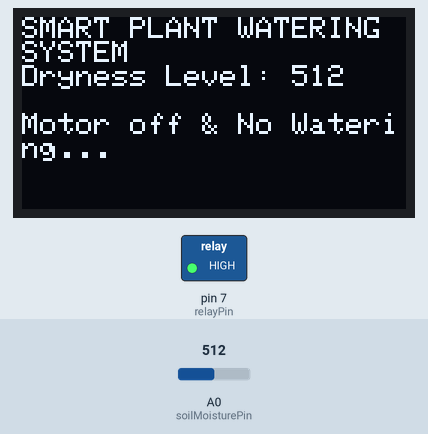
A sketch run on a simulated Arduino Uno, built with avr-gcc and run on an emulated ATmega328P. On the bench: 128×64 one-colour display, switched loads named in the sketch (green lamp = pin HIGH). The test bench sets the inputs (shaded band); at power-on: A0 (soilMoisturePin) = 512. The display library's start-up logo is not drawn; what the sketch prints to the serial monitor is not drawn.

Above: at 3.2 s.
3.3 s: A0 (soilMoisturePin) set to 690
At 5.1 s:
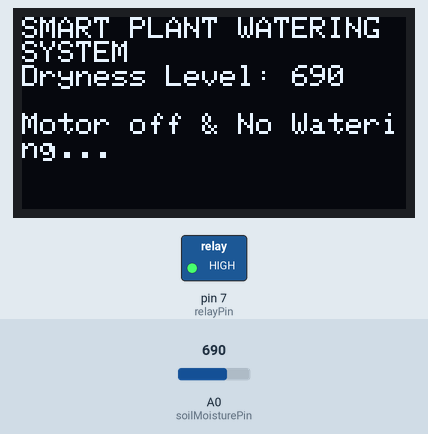
5.6 s: A0 (soilMoisturePin) set to 713
At 6.5 s:
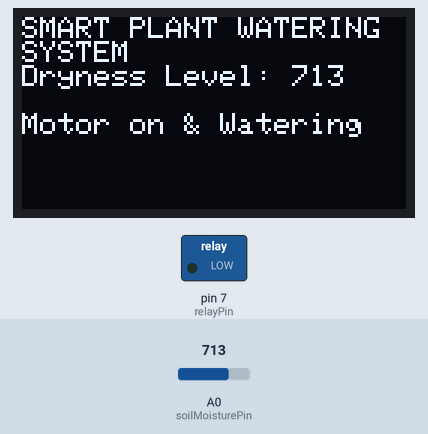
7.7 s: A0 (soilMoisturePin) set to 900
At 9.2 s:
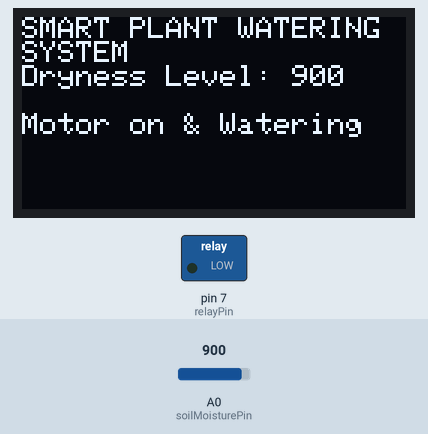
9.8 s: A0 (soilMoisturePin) set to 511
At 10.7 s:
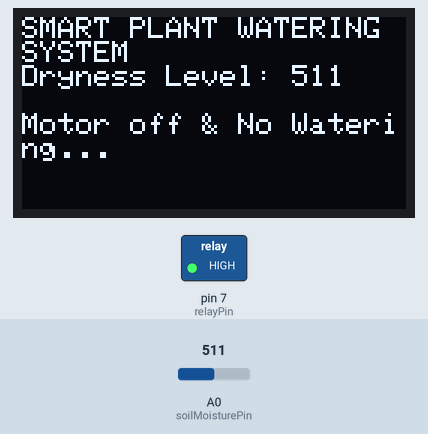
Timing chart, 0 to 12.8 s (numbered marks = the images above; inputs shaded):
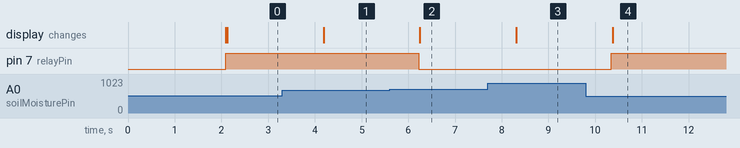

The sketch:

Main.ino
```cpp
#include <Wire.h>
#include <Adafruit_GFX.h>
#include <Adafruit_SSD1306.h>
#define SCREEN_WIDTH 128 // OLED display width, in pixels
#define SCREEN_HEIGHT 64 // OLED display height, in pixels
Adafruit_SSD1306 display(SCREEN_WIDTH, SCREEN_HEIGHT, &Wire, -1);
// Define pin for relay
const int relayPin = 7; // Change to your relay pin
// Define pin for soil moisture sensor
const int soilMoisturePin = A0;
// Define threshold for watering
const int moistureThreshold = 700; // Change the threshold
void setup() {
 // Initialize relay pin
 pinMode(relayPin, OUTPUT);
 // Initialize serial communication
 Serial.begin(9600);
 // Initialize the OLED display
 if (!display.begin(SSD1306_SWITCHCAPVCC, 0x3C)) { // Address 0x3C for 128x64
 Serial.println(F("SSD1306 allocation failed"));
 for (;;); // Don't proceed, loop forever
 }
 display.display();
 delay(2000); // Pause for 2 seconds
 // Clear the buffer
 display.clearDisplay();
 display.setTextSize(1);
 display.setTextColor(SSD1306_WHITE);
 display.setCursor(0, 0);
 display.print("SMART PLANT WATERING SYSTEM");
 display.display();
}
void loop() {
 // Read soil moisture level
 int moistureLevel = analogRead(soilMoisturePin);
 // Clear previous moisture level display
 display.fillRect(0, 16, SCREEN_WIDTH, 16, SSD1306_BLACK);
 display.setCursor(0, 16);
 display.print("Dryness Level: ");
 display.print(moistureLevel);
 // Print moisture level to Serial Monitor
 Serial.print("Dryness Level: ");
 Serial.println(moistureLevel);
 // Check if soil moisture is above threshold
 if (moistureLevel < moistureThreshold) {
 // Turn on motor
 digitalWrite(relayPin, HIGH);
 // Display status on OLED
 display.fillRect(0, 32, SCREEN_WIDTH, 16, SSD1306_BLACK);
 display.setCursor(0, 32);
 display.print("Motor off & No Watering...");
 // Print to Serial Monitor
 Serial.println("Motor off & No Watering...");
 } else {
 // Turn off motor
 digitalWrite(relayPin, LOW);
 // Display status on OLED
 display.fillRect(0, 32, SCREEN_WIDTH, 16, SSD1306_BLACK);
 display.setCursor(0, 32);
 display.print("Motor on & Watering");
 // Print to Serial Monitor
 Serial.println("Motor on & Watering");
 }
 // Update the display
 display.display();
 delay(1000); // Delay for stability
}
```

Measured:
- the behaviour switches between 699 and 700 on A0 (soilMoisturePin) (found by bisection; images 1 and 2)
- after the input at 3.3 s, the display: changes after 0.89 s (image 1)
- after the input at 5.6 s, pin 7 (relayPin): HIGH → LOW after 0.62 s; the display: changes after 0.65 s (image 2)
- after the input at 7.7 s, the display: changes after 0.61 s (image 3)
- after the input at 9.8 s, pin 7 (relayPin): LOW → HIGH after 0.55 s; the display: changes after 0.58 s (image 4)
